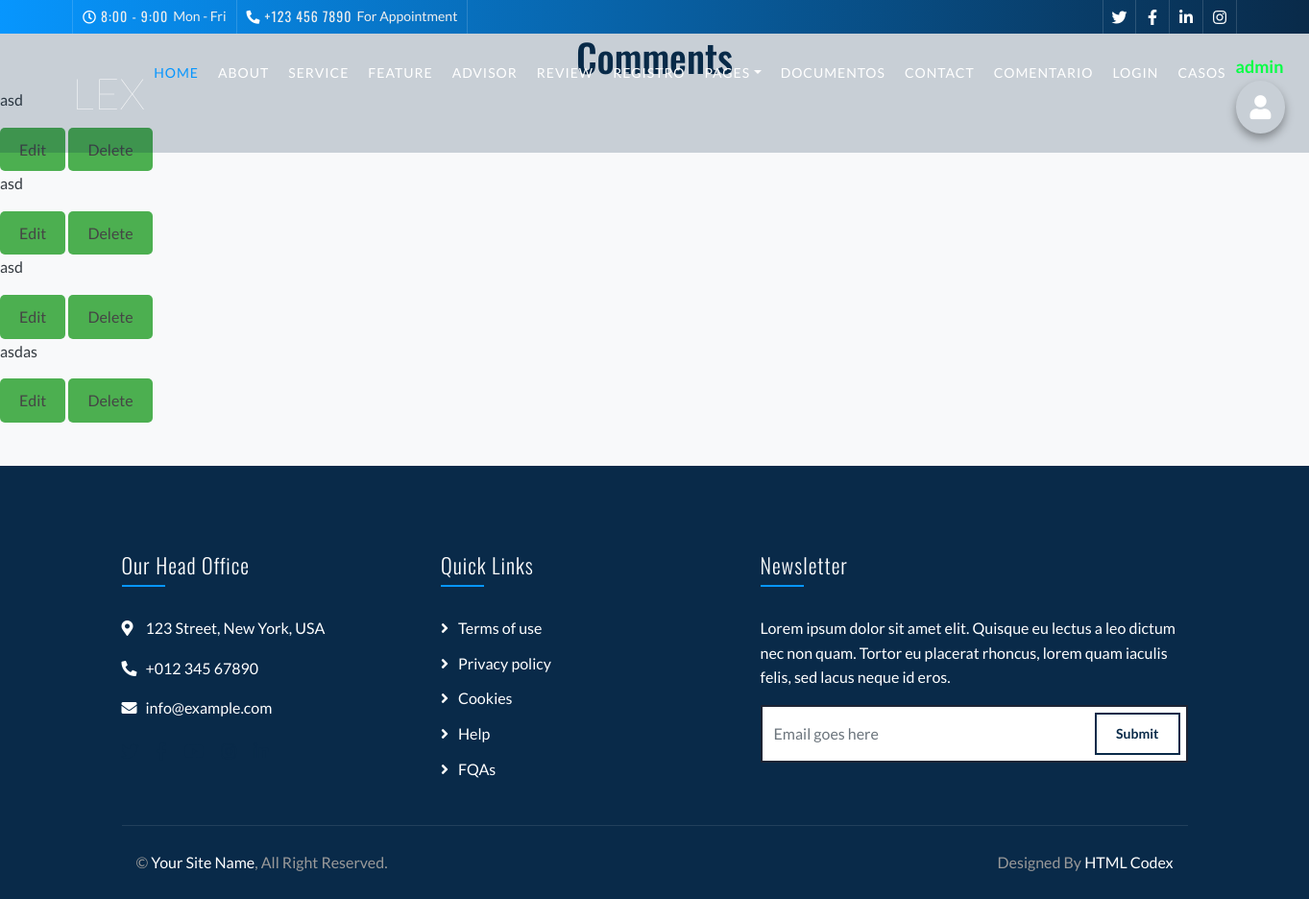
Page /comments/ (signed in) on the earlier database version.
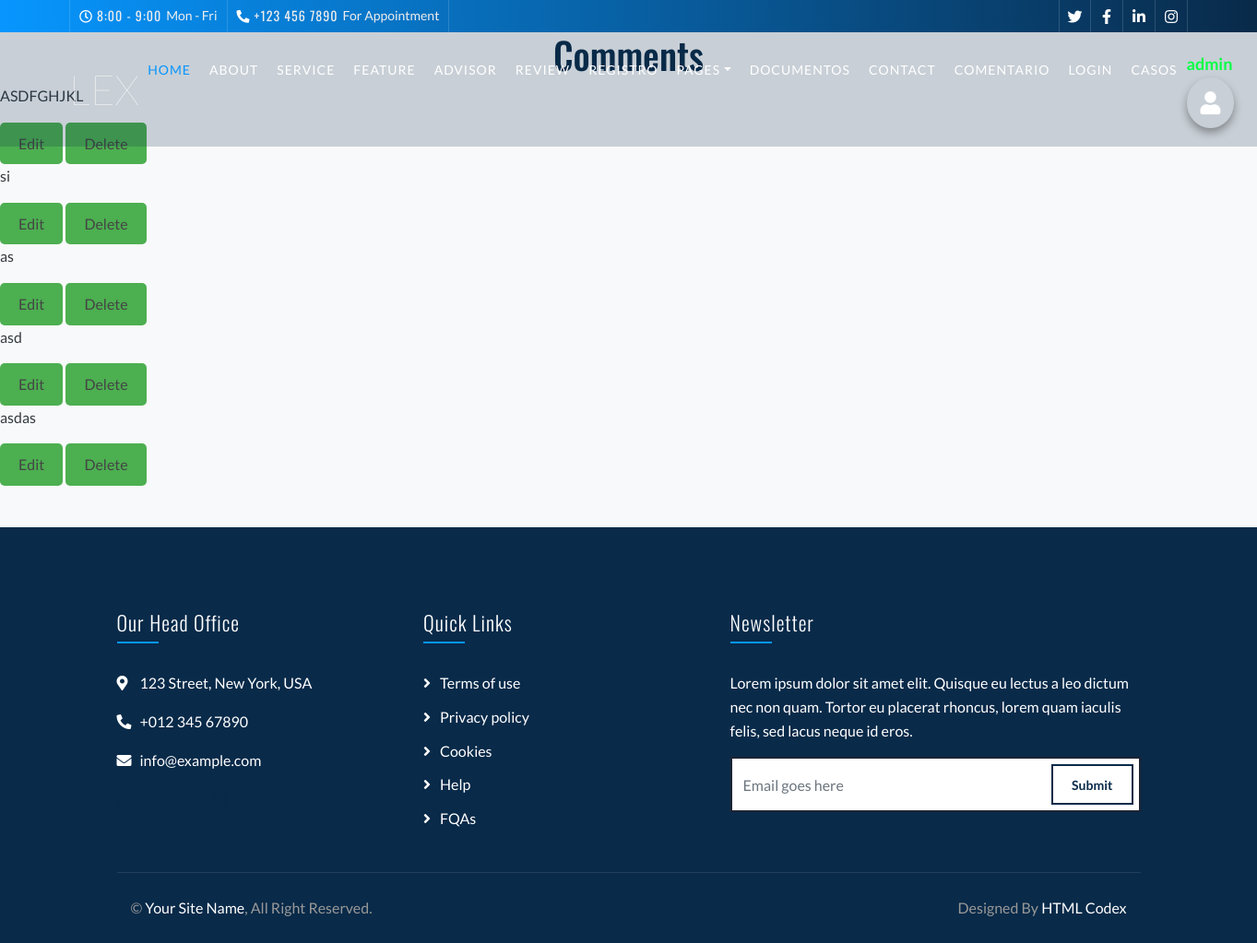
Same page on the later database version.
### core/models.py (models this page shows, shortened)
class Comment(models.Model):
    user = models.ForeignKey(User, on_delete=models.CASCADE)
    content = models.TextField()
    created_at = models.DateTimeField(auto_now_add=True)
    last_modified = models.DateTimeField(auto_now=True)
    class Meta:
        ordering = ['-created_at']

### core/views.py (the view)
# urls.py: path('comments/', views.comment_list, name='comment_list'),
@login_required
def comment_list(request):
    comments = Comment.objects.all()
    return render(request, 'comment_list.html', {'comments': comments})

### core/templates/comment_list.html (shortened to what this page needs)
{% load static %}
<!DOCTYPE html>
<html lang="en">
    <head>
        <link href="https://stackpath.bootstrapcdn.com/bootstrap/4.4.1/css/bootstrap.min.css" rel="stylesheet">
        <link href="https://cdnjs.cloudflare.com/ajax/libs/font-awesome/5.10.0/css/all.min.css" rel="stylesheet">
        <link href="{% static 'lib/animate/animate.min.css' %}" rel="stylesheet">
        <link href="{% static 'lib/owlcarousel/assets/owl.carousel.min.css' %}" rel="stylesheet">
        <link href="{% static 'css/style.css' %}" rel="stylesheet">
        <link href="{% static 'css/style_listaComentarios.css' %}" rel="stylesheet">
    </head>
    <body>
        {% include 'core/header.html' %}
    <h1>Comments</h1>
    {% for comment in comments %}
        <p>{{ comment.content }}</p>
        {% if request.user.is_staff %}
            <button id="boton_a"><a href="{% url 'comment_edit' comment.id %}">Edit</a></button>
            <button id="boton_a"><a href="{% url 'comment_delete' comment.id %}">Delete</a> </button>
            {% endif %}
    {% endfor %}
    {% include 'core/footer.html' %}
</body>
</html>

Differences in the rows shown:
removed Comment: content "asd"
removed Comment: content "asd"
added Comment: content "ASDFGHJKL"
added Comment: content "si"
added Comment: content "as"
